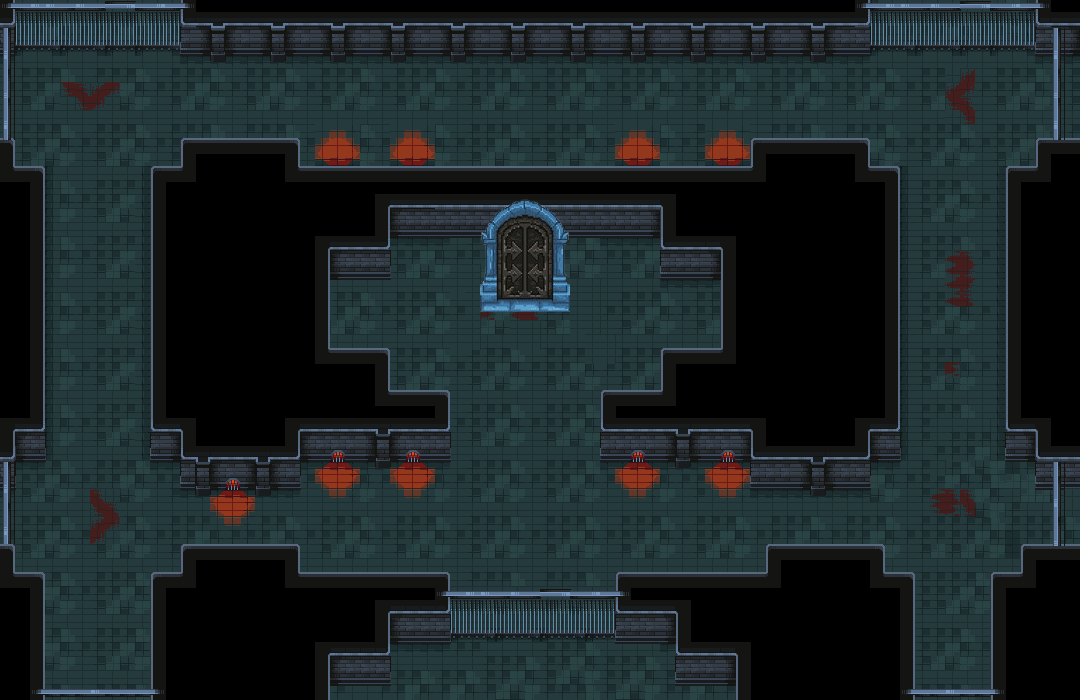

The image is a tile-based game level rendered from a .tmx file. Its description and source (layers, tilesets, objects; grid data summarised) follow:
An orthogonal 72x50 tile map with 15x14 px tiles, 4 tile layers (bg, Calque de Tuiles 2, Calque de Tuiles 3, Portal door), 3 tilesets and 36 objects (28x collision, 6x monster spawnarea, spawnpoint, portal spawnpoint).

<map version="1.10" tiledversion="1.10.2" orientation="orthogonal" renderorder="right-down" width="72" height="50" tilewidth="15" tileheight="14" infinite="0" nextlayerid="8" nextobjectid="60">
 <tileset firstgid="1" source="Tiles.tsx" />
 <tileset firstgid="626" source="dungeon_portal.tsx" />
 <tileset firstgid="1226" source="Tiles 2.tsx" />
 <layer id="1" name="bg" width="72" height="50">
  <data>[3600 cells, 2728 non-empty, 40 distinct tile ids]</data>
 </layer>
 <layer id="2" name="Calque de Tuiles 2" width="72" height="50">
  <data>[3600 cells, 467 non-empty, 33 distinct tile ids]</data>
 </layer>
 <layer id="3" name="Calque de Tuiles 3" width="72" height="50">
  <data>[3600 cells, 228 non-empty, 20 distinct tile ids]</data>
 </layer>
 <layer id="6" name="Portal door" width="72" height="50">
  <data>[3600 cells, 55 non-empty, 55 distinct tile ids]</data>
 </layer>
 <objectgroup id="4" name="collision">
  <object id="1" type="collision" x="748.667" y="130.833" width="124" height="357" />
  <object id="2" type="collision" x="148.286" y="167.199" width="752.977" height="68.6342" />
  <object id="59" type="collision" x="476.286" y="195.532" width="98.3103" height="116.301" />
  <object id="3" type="collision" x="657.667" y="203.833" width="63.8052" height="71" />
  <object id="5" type="collision" x="660.258" y="347.607" width="64.0427" height="38.494" />
  <object id="6" type="collision" x="597.667" y="391.79" width="302.352" height="69.0427" />
  <object id="8" type="collision" x="722.308" y="170.382" width="179.359" height="289.451" />
  <object id="9" type="collision" x="177" y="134.833" width="124" height="357" />
  <object id="11" type="collision" x="315.463" y="228.522" width="76.5368" height="50.3111" />
  <object id="13" type="collision" x="304.677" y="346.833" width="86.3231" height="56" />
  <object id="14" type="collision" x="149.648" y="387.833" width="302.352" height="69.0427" />
  <object id="16" type="collision" x="148" y="164.833" width="179.359" height="294.226" />
  <object id="17" type="collision" x="176.667" y="-5.33332" width="697.333" height="61.3333" />
  <object id="18" type="collision" x="-1.98009" y="1.15106" width="14.1898" height="695.979" />
  <object id="46" type="collision" x="1049.97" y="2.74251" width="31.6958" height="695.979" />
  <object id="19" type="collision" x="0.306861" y="164.833" width="48.8598" height="299" />
  <object id="20" type="collision" x="1039.13" y="138.79" width="47.6103" height="349.043" />
  <object id="21" type="collision" x="1006.17" y="167.5" width="56" height="292.333" />
  <object id="22" type="collision" x="-1.07306" y="-1.28677" width="1081.15" height="48.171" />
  <object id="23" type="collision" x="178.248" y="539.083" width="124" height="158.069" />
  <object id="24" type="collision" x="151.243" y="572.266" width="301.005" height="124.335" />
  <object id="26" type="collision" x="765.249" y="545.449" width="121.333" height="156.735" />
  <object id="28" type="collision" x="618.456" y="572.524" width="297.126" height="127.123" />
  <object id="29" type="collision" x="1020.36" y="544.449" width="58.7505" height="156.477" />
  <object id="30" type="collision" x="992.948" y="574.449" width="61.5915" height="123.94" />
  <object id="31" type="collision" x="433.915" y="589.25" width="190" height="109.335" />
  <object id="34" type="collision" x="1.73806" y="573.341" width="45.6769" height="123.941" />
  <object id="45" type="collision" x="-4.77435" y="687.507" width="1085.37" height="11.1402" />
 </objectgroup>
 <objectgroup id="5" name="monster area">
  <object id="36" type="monster spawnarea" x="450.026" y="350.751" width="152.551" height="31.28" />
  <object id="37" type="monster spawnarea" x="337.786" y="499.418" width="388.267" height="60" />
  <object id="38" type="monster spawnarea" x="44.3333" y="497" width="107.333" height="70" />
  <object id="42" type="monster spawnarea" x="907.473" y="78.2803" width="95.2034" height="82" />
  <object id="43" type="monster spawnarea" x="46.1402" y="76.9145" width="102.945" height="82" />
  <object id="44" type="monster spawnarea" x="915.28" y="486.506" width="77.0308" height="82" />
 </objectgroup>
 <objectgroup id="7" name="spawnpoint">
  <object id="47" type="spawnpoint" x="525.104" y="124.434">
   <point />
  </object>
  <object id="58" type="portal spawnpoint" x="524.841" y="312.045">
   <point />
  </object>
 </objectgroup>
</map>
